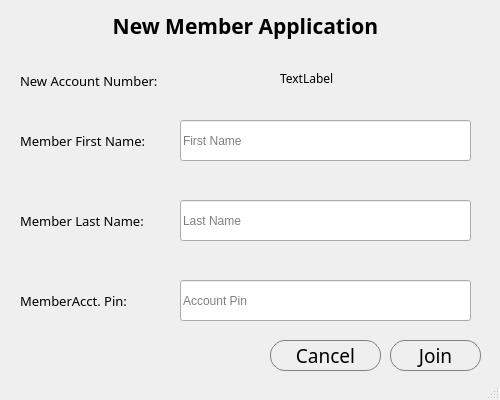
<?xml version="1.0" encoding="UTF-8"?>
<ui version="4.0">
 <class>createAccountScreen</class>
 <widget class="QMainWindow" name="createAccountScreen">
  <property name="geometry">
   <rect>
    <x>0</x>
    <y>0</y>
    <width>500</width>
    <height>400</height>
   </rect>
  </property>
  <property name="minimumSize">
   <size>
    <width>500</width>
    <height>400</height>
   </size>
  </property>
  <property name="maximumSize">
   <size>
    <width>500</width>
    <height>400</height>
   </size>
  </property>
  <property name="windowTitle">
   <string>MainWindow</string>
  </property>
  <widget class="QWidget" name="centralwidget">
   <widget class="QLineEdit" name="newMemFNameEdit">
    <property name="geometry">
     <rect>
      <x>180</x>
      <y>120</y>
      <width>291</width>
      <height>41</height>
     </rect>
    </property>
    <property name="placeholderText">
     <string>First Name</string>
    </property>
   </widget>
   <widget class="QLineEdit" name="newMemLNameEdit">
    <property name="geometry">
     <rect>
      <x>180</x>
      <y>200</y>
      <width>291</width>
      <height>41</height>
     </rect>
    </property>
    <property name="placeholderText">
     <string>Last Name</string>
    </property>
   </widget>
   <widget class="QLabel" name="newMemFNameLabel">
    <property name="geometry">
     <rect>
      <x>20</x>
      <y>120</y>
      <width>161</width>
      <height>41</height>
     </rect>
    </property>
    <property name="font">
     <font>
      <family>SF Mono</family>
      <pointsize>10</pointsize>
     </font>
    </property>
    <property name="text">
     <string>Member First Name:</string>
    </property>
   </widget>
   <widget class="QLabel" name="newMemLNameLabel">
    <property name="geometry">
     <rect>
      <x>20</x>
      <y>200</y>
      <width>151</width>
      <height>41</height>
     </rect>
    </property>
    <property name="font">
     <font>
      <family>SF Mono</family>
      <pointsize>10</pointsize>
     </font>
    </property>
    <property name="text">
     <string>Member Last Name:</string>
    </property>
   </widget>
   <widget class="QLineEdit" name="newAcctPinEdit">
    <property name="geometry">
     <rect>
      <x>180</x>
      <y>280</y>
      <width>291</width>
      <height>41</height>
     </rect>
    </property>
    <property name="echoMode">
     <enum>QLineEdit::Password</enum>
    </property>
    <property name="placeholderText">
     <string>Account Pin</string>
    </property>
   </widget>
   <widget class="QLabel" name="newAcctPinLabel">
    <property name="geometry">
     <rect>
      <x>20</x>
      <y>280</y>
      <width>151</width>
      <height>41</height>
     </rect>
    </property>
    <property name="font">
     <font>
      <family>SF Mono</family>
      <pointsize>10</pointsize>
     </font>
    </property>
    <property name="text">
     <string>MemberAcct. Pin:</string>
    </property>
   </widget>
   <widget class="QLabel" name="newMemAcctNumLabel">
    <property name="geometry">
     <rect>
      <x>20</x>
      <y>60</y>
      <width>161</width>
      <height>41</height>
     </rect>
    </property>
    <property name="font">
     <font>
      <family>SF Mono</family>
      <pointsize>10</pointsize>
     </font>
    </property>
    <property name="text">
     <string>New Account Number:</string>
    </property>
   </widget>
   <widget class="QLabel" name="newMemAcctNum">
    <property name="geometry">
     <rect>
      <x>280</x>
      <y>58</y>
      <width>81</width>
      <height>41</height>
     </rect>
    </property>
    <property name="font">
     <font>
      <family>SF Mono</family>
      <pointsize>9</pointsize>
     </font>
    </property>
    <property name="text">
     <string>TextLabel</string>
    </property>
   </widget>
   <widget class="QPushButton" name="newMemJoinButton">
    <property name="geometry">
     <rect>
      <x>390</x>
      <y>340</y>
      <width>91</width>
      <height>31</height>
     </rect>
    </property>
    <property name="font">
     <font>
      <family>SF Mono</family>
      <pointsize>14</pointsize>
     </font>
    </property>
    <property name="styleSheet">
     <string notr="true">QPushButton{
	border: 1px solid gray;
	border-radius: 15px;
}

QPushButton:hover {
    border: 1px solid white;
}</string>
    </property>
    <property name="text">
     <string>Join</string>
    </property>
   </widget>
   <widget class="QPushButton" name="newMemCancelButton">
    <property name="geometry">
     <rect>
      <x>270</x>
      <y>340</y>
      <width>111</width>
      <height>31</height>
     </rect>
    </property>
    <property name="font">
     <font>
      <family>SF Mono</family>
      <pointsize>14</pointsize>
     </font>
    </property>
    <property name="styleSheet">
     <string notr="true">QPushButton{
	border: 1px solid gray;
	border-radius: 15px;
}

QPushButton:hover {
    border: 1px solid white;
}</string>
    </property>
    <property name="text">
     <string>Cancel</string>
    </property>
   </widget>
   <widget class="QLabel" name="acctDetText">
    <property name="geometry">
     <rect>
      <x>-20</x>
      <y>-10</y>
      <width>531</width>
      <height>71</height>
     </rect>
    </property>
    <property name="font">
     <font>
      <family>SF Mono</family>
      <pointsize>16</pointsize>
      <weight>75</weight>
      <italic>false</italic>
      <bold>true</bold>
      <kerning>true</kerning>
     </font>
    </property>
    <property name="text">
     <string>New Member Application</string>
    </property>
    <property name="alignment">
     <set>Qt::AlignCenter</set>
    </property>
   </widget>
  </widget>
  <widget class="QStatusBar" name="statusbar"/>
 </widget>
 <resources/>
 <connections/>
</ui>
